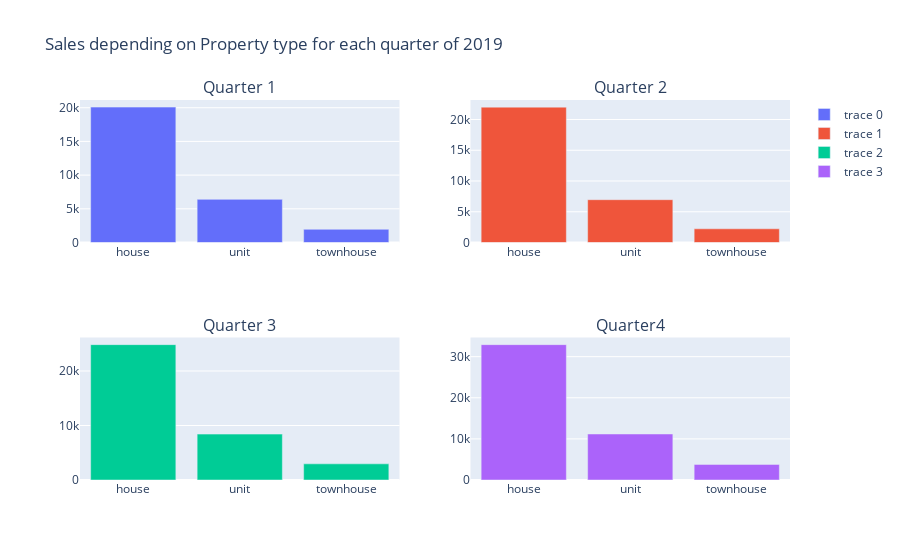

Write notebook code for a chart like this one.
### Code cell
#Plotting a interactive bar using make_subplots module of plotly of grid 2x2

fig = make_subplots(rows=2, cols=2 , 
                   subplot_titles=("Quarter 1", "Quarter 2", "Quarter 3", "Quarter4"))

#Assigning the respective trace(Bar) with the values and labels from the series and index list created above for each quarter

fig.add_trace(go.Bar(x=property_type_labels1, y=property_type_values1),                 
              1, 1)
fig.add_trace(go.Bar(x=property_type_labels2, y=property_type_values2),                 
              1, 2)
fig.add_trace(go.Bar(x=property_type_labels3, y=property_type_values3),                 
              2, 1)
fig.add_trace(go.Bar(x=property_type_labels4, y=property_type_values4),                 
              2, 2)
#Updating the layout with title
fig.update_layout(title_text="Sales depending on Property type for each quarter of 2019 ")

### Figure 1 — Plotly figure (JSON) as saved in the notebook; plotly's stock layout.template omitted (floating-point values rounded to 4 significant figures)
{"data": [{"type": "bar", "x": ["house", "unit", "townhouse"], "xaxis": "x", "y": [20090, 6401, 1958], "yaxis": "y"}, {"type": "bar", "x": ["house", "unit", "townhouse"], "xaxis": "x2", "y": [22014, 6960, 2226], "yaxis": "y2"}, {"type": "bar", "x": ["house", "unit", "townhouse"], "xaxis": "x3", "y": [24845, 8422, 2968], "yaxis": "y3"}, {"type": "bar", "x": ["house", "unit", "townhouse"], "xaxis": "x4", "y": [32926, 11190, 3793], "yaxis": "y4"}], "layout": {"annotations": [{"font": {"size": 16}, "showarrow": false, "text": "Quarter 1", "x": 0.225, "xanchor": "center", "xref": "paper", "y": 1, "yanchor": "bottom", "yref": "paper"}, {"font": {"size": 16}, "showarrow": false, "text": "Quarter 2", "x": 0.775, "xanchor": "center", "xref": "paper", "y": 1, "yanchor": "bottom", "yref": "paper"}, {"font": {"size": 16}, "showarrow": false, "text": "Quarter 3", "x": 0.225, "xanchor": "center", "xref": "paper", "y": 0.375, "yanchor": "bottom", "yref": "paper"}, {"font": {"size": 16}, "showarrow": false, "text": "Quarter4", "x": 0.775, "xanchor": "center", "xref": "paper", "y": 0.375, "yanchor": "bottom", "yref": "paper"}], "title": {"text": "Sales depending on Property type for each quarter of 2019 "}, "xaxis": {"anchor": "y", "domain": [0, 0.45]}, "xaxis2": {"anchor": "y2", "domain": [0.55, 1]}, "xaxis3": {"anchor": "y3", "domain": [0, 0.45]}, "xaxis4": {"anchor": "y4", "domain": [0.55, 1]}, "yaxis": {"anchor": "x", "domain": [0.625, 1]}, "yaxis2": {"anchor": "x2", "domain": [0.625, 1]}, "yaxis3": {"anchor": "x3", "domain": [0, 0.375]}, "yaxis4": {"anchor": "x4", "domain": [0, 0.375]}}}
